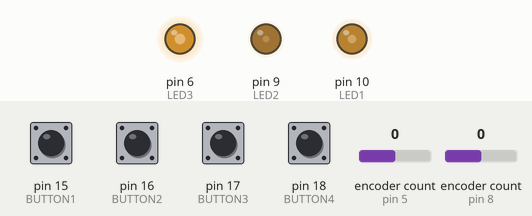
This program was run on a simulated Arduino Nano Every. Shown: output pins drawn as LEDs (lit = HIGH). Inputs (shaded band) come from the test bench; at power-on: pin 15 (BUTTON1), pin 16 (BUTTON2), pin 17 (BUTTON3), pin 18 (BUTTON4) LOW, encoder count (sensors on pin 5, pin 8) 0.

Above: at 1.2 s.
1.3 s: pin 15 (BUTTON1) pulled HIGH for 0.15 s
At 3.0 s:
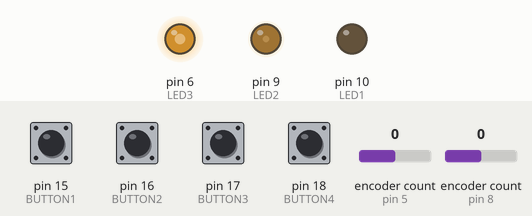
3.3 s: pin 17 (BUTTON3) pulled HIGH for 0.15 s
At 5.0 s:
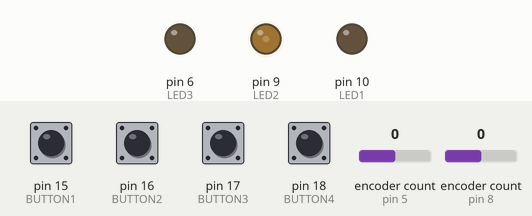
5.6 s: pin 16 (BUTTON2) pulled HIGH for 0.15 s
At 7.0 s:
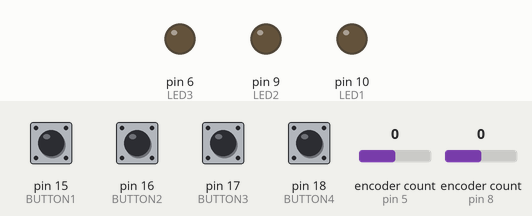
7.3 s: pin 18 (BUTTON4) pulled HIGH for 0.15 s
At 9.9 s:
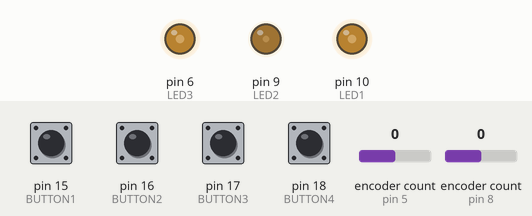
10.3 s: pin 15 (BUTTON1) pulled HIGH for 1 s
At 11.3 s:
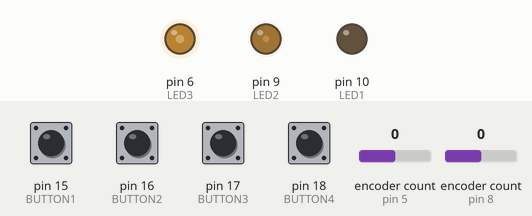
12.8 s: pin 16 (BUTTON2) pulled HIGH for 1 s
At 14.0 s:
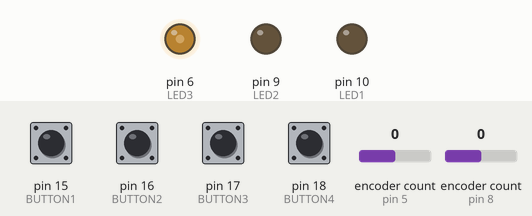
Timing chart, 0 to 15.8 s (numbered marks = the images above; inputs shaded):
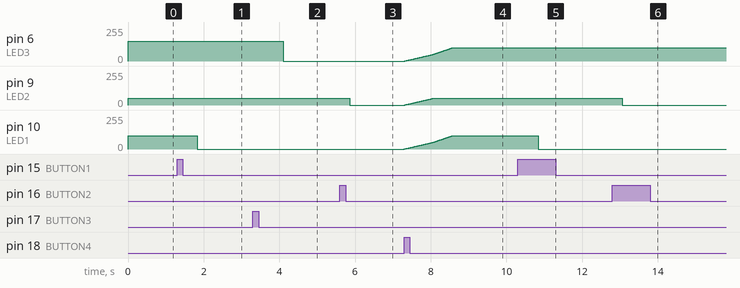

Measured:
- after the input at 1.3 s, pin 10 (LED1): 100/255 → 0/255 after 0.53 s
- after the input at 3.3 s, pin 6 (LED3): 150/255 → 0/255 after 0.80 s
- after the input at 5.6 s, pin 9 (LED2): 50/255 → 0/255 after 0.26 s
- after the input at 7.3 s, pin 6 (LED3), pin 10 (LED1): moves from 0/255 to 100/255 over 1.3 s, starting at once; pin 9 (LED2): moves from 0/255 to 50/255 over 0.75 s, starting at once
- after the input at 10.3 s, pin 10 (LED1): 100/255 → 0/255 after 0.53 s
- after the input at 12.8 s, pin 9 (LED2): 50/255 → 0/255 after 0.26 s

The program:

main.cpp
```cpp
#include <Arduino.h>
#include <Encoder.h>
#include <Bounce2.h>

#define LED1 10
#define LED2 9
#define LED3 6

#define ENCODER1_CLK 8
#define ENCODER1_DT 7
#define ENCODER2_CLK 5
#define ENCODER2_DT 4

#define BUTTON1 15
#define BUTTON2 16
#define BUTTON3 17
#define BUTTON4 18

void getValueFromEncoder(Encoder encoder, int &LED_BRIGHTNESS, int &OLD_POSITION);

Encoder Encoder1(ENCODER1_CLK, ENCODER1_DT);
Encoder Encoder2(ENCODER2_CLK, ENCODER2_DT);
int ENCODER1_OLD_POSITION = 0;
int ENCODER2_OLD_POSITION = 0;
Bounce SelectButton1 = Bounce();
Bounce SelectButton2 = Bounce();
Bounce SelectButton3 = Bounce();
Bounce SelectButton4 = Bounce();

byte LEDS_STATE = 0x00;

// INITIAL BRIGHTNESS
int LED1_BRIGHTNESS = 100;
int LED2_BRIGHTNESS = 50;
int LED3_BRIGHTNESS = 150;

int LED1_TEMP_BRIGHTNESS = 0;
int LED2_TEMP_BRIGHTNESS = 0;
int LED3_TEMP_BRIGHTNESS = 0;

bool LED1_ON = true;
bool LED1_TURN_ON = false;
bool LED1_TURN_OFF = false;
bool LED2_ON = true;
bool LED2_TURN_ON = false;
bool LED2_TURN_OFF = false;
bool LED3_ON = true;
bool LED3_TURN_ON = false;
bool LED3_TURN_OFF = false;

void setup()
{
  Serial.begin(9600);

  pinMode(LED1, OUTPUT);
  pinMode(LED2, OUTPUT);
  pinMode(LED3, OUTPUT);

  pinMode(BUTTON1, INPUT);
  SelectButton1.attach(BUTTON1, INPUT);
  SelectButton1.interval(5);
  pinMode(BUTTON2, INPUT);
  SelectButton2.attach(BUTTON2, INPUT);
  SelectButton2.interval(5);
  pinMode(BUTTON3, INPUT);
  SelectButton3.attach(BUTTON3, INPUT);
  SelectButton3.interval(5);
  pinMode(BUTTON4, INPUT);
  SelectButton4.attach(BUTTON4, INPUT);
  SelectButton4.interval(5);
}

void loop()
{
  SelectButton1.update();
  if (SelectButton1.rose())
  {
    LED1_ON = !LED1_ON;
    if (LED1_ON)
    {
      LED1_TURN_ON = true;
      LED1_TURN_OFF = false;
    }
    else
    {
      LED1_TEMP_BRIGHTNESS = LED1_BRIGHTNESS;
      LED1_TURN_ON = false;
      LED1_TURN_OFF = true;
    }
  }

  SelectButton2.update();
  if (SelectButton2.rose())
  {
    LED2_ON = !LED2_ON;
    if (LED2_ON)
    {
      LED2_TURN_ON = true;
      LED2_TURN_OFF = false;
    }
    else
    {
      LED2_TEMP_BRIGHTNESS = LED2_BRIGHTNESS;
      LED2_TURN_ON = false;
      LED2_TURN_OFF = true;
    }
  }

  SelectButton3.update();
  if (SelectButton3.rose())
  {
    LED3_ON = !LED3_ON;
    if (LED3_ON)
    {
      LED3_TURN_ON = true;
      LED3_TURN_OFF = false;
    }
    else
    {
      LED3_TEMP_BRIGHTNESS = LED3_BRIGHTNESS;
      LED3_TURN_ON = false;
      LED3_TURN_OFF = true;
    }
  }

  SelectButton4.update();
  if (SelectButton4.rose())
  {
    if (LED1_ON || LED2_ON || LED3_ON)
    {

      if (LED1_ON)
      {
        LED1_TEMP_BRIGHTNESS = LED1_BRIGHTNESS;
        LED1_TURN_ON = false;
        LED1_TURN_OFF = true;
        LED1_ON = false;
      }

      if (LED2_ON)
      {
        LED2_TEMP_BRIGHTNESS = LED2_BRIGHTNESS;
        LED2_TURN_ON = false;
        LED2_TURN_OFF = true;
        LED2_ON = false;
      }

      if (LED3_ON)
      {
        LED3_TEMP_BRIGHTNESS = LED3_BRIGHTNESS;
        LED3_TURN_ON = false;
        LED3_TURN_OFF = true;
        LED3_ON = false;
      }
    }
    else if (!LED1_ON && !LED2_ON && !LED3_ON)
    {
      LED1_ON = true;
      LED2_ON = true;
      LED3_ON = true;

      LED1_BRIGHTNESS = 100;
      LED2_BRIGHTNESS = 50;
      LED3_BRIGHTNESS = 100;

      LED1_TURN_ON = true;
      LED1_TURN_OFF = false;

      LED2_TURN_ON = true;
      LED2_TURN_OFF = false;

      LED3_TURN_ON = true;
      LED3_TURN_OFF = false;
    }
  }

  // LED1
  if (LED1_ON)
  {
    if (LED1_TURN_ON)
    {
      if (LED1_TEMP_BRIGHTNESS < LED1_BRIGHTNESS)
      {
        LED1_TEMP_BRIGHTNESS++;
        analogWrite(LED1, LED1_TEMP_BRIGHTNESS);
        delay(5);
      }
      else
        LED1_TURN_ON = false;
    }
    else
    {
      analogWrite(LED1, LED1_BRIGHTNESS);
      getValueFromEncoder(Encoder1, LED1_BRIGHTNESS, ENCODER1_OLD_POSITION);
    }
  }
  else
  {
    if (LED1_TURN_OFF)
    {
      if (LED1_TEMP_BRIGHTNESS > 0)
      {
        LED1_TEMP_BRIGHTNESS--;
        analogWrite(LED1, LED1_TEMP_BRIGHTNESS);
        delay(5);
      }
      else
        LED1_TURN_OFF = false;
    }
    else
      analogWrite(LED1, 0);
  }
  // LED1 END

  // LED2
  if (LED2_ON)
  {
    if (LED2_TURN_ON)
    {
      if (LED2_TEMP_BRIGHTNESS < LED2_BRIGHTNESS)
      {
        LED2_TEMP_BRIGHTNESS++;
        analogWrite(LED2, LED2_TEMP_BRIGHTNESS);
        delay(5);
      }
      else
        LED2_TURN_ON = false;
    }
    else
    {
      analogWrite(LED2, LED2_BRIGHTNESS);
      getValueFromEncoder(Encoder2, LED2_BRIGHTNESS, ENCODER2_OLD_POSITION);
    }
  }
  else
  {
    if (LED2_TURN_OFF)
    {
      if (LED2_TEMP_BRIGHTNESS > 0)
      {
        LED2_TEMP_BRIGHTNESS--;
        analogWrite(LED2, LED2_TEMP_BRIGHTNESS);
        delay(5);
      }
      else
        LED2_TURN_OFF = false;
    }
    else
      analogWrite(LED2, 0);
  }
  // LED2 END

  // LED3
  if (LED3_ON)
  {
    if (LED3_TURN_ON)
    {
      if (LED3_TEMP_BRIGHTNESS < LED3_BRIGHTNESS)
      {
        LED3_TEMP_BRIGHTNESS++;
        analogWrite(LED3, LED3_TEMP_BRIGHTNESS);
        delay(5);
      }
      else
        LED3_TURN_ON = false;
    }
    else
    {
      analogWrite(LED3, LED3_BRIGHTNESS);
    }
  }
  else
  {
    if (LED3_TURN_OFF)
    {
      if (LED3_TEMP_BRIGHTNESS > 0)
      {
        LED3_TEMP_BRIGHTNESS--;
        analogWrite(LED3, LED3_TEMP_BRIGHTNESS);
        delay(5);
      }
      else
        LED3_TURN_OFF = false;
    }
    else
      analogWrite(LED3, 0);
  }
  // LED3 END
}

void getValueFromEncoder(Encoder encoder, int &LED_BRIGHTNESS, int &OLD_POSITION)
{
  int NEW_POSITION = encoder.read();
  if (NEW_POSITION > OLD_POSITION && LED_BRIGHTNESS < 255)
    LED_BRIGHTNESS++;
  else if (NEW_POSITION < OLD_POSITION && LED_BRIGHTNESS > 1)
    LED_BRIGHTNESS--;

  OLD_POSITION = NEW_POSITION;
}
```
